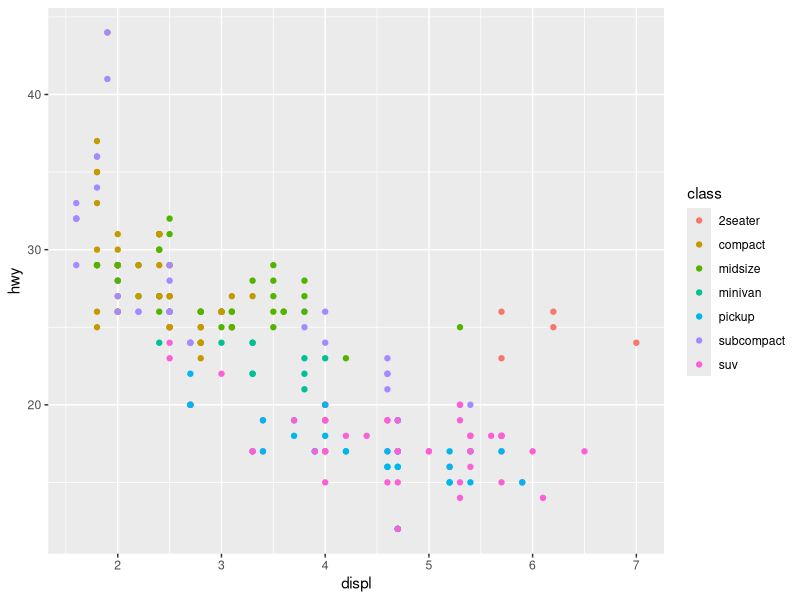
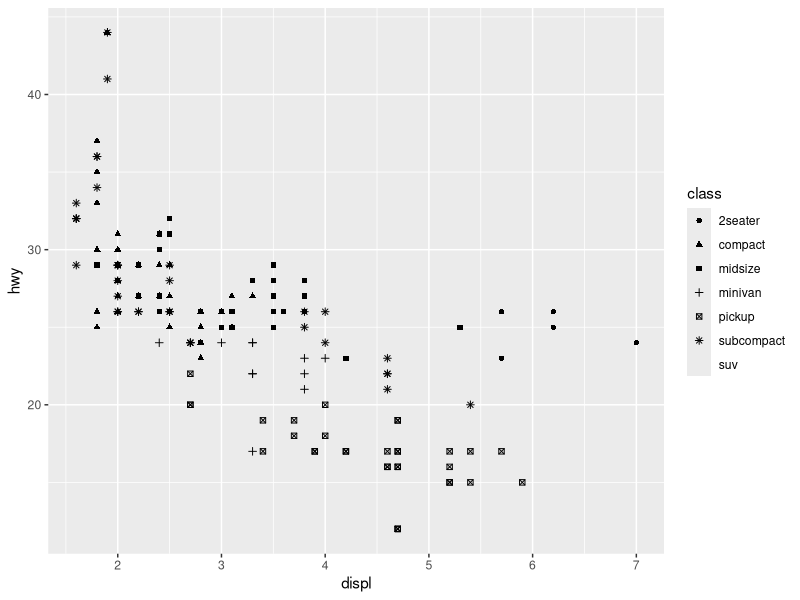
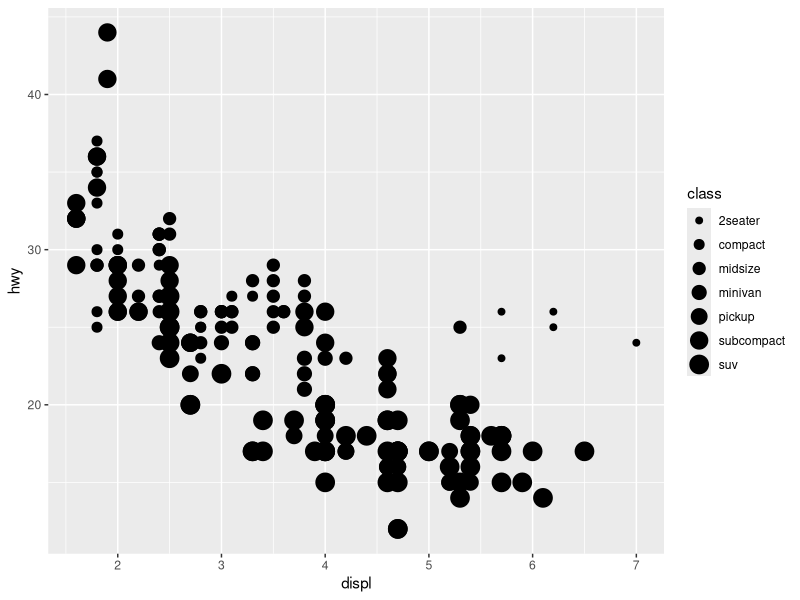
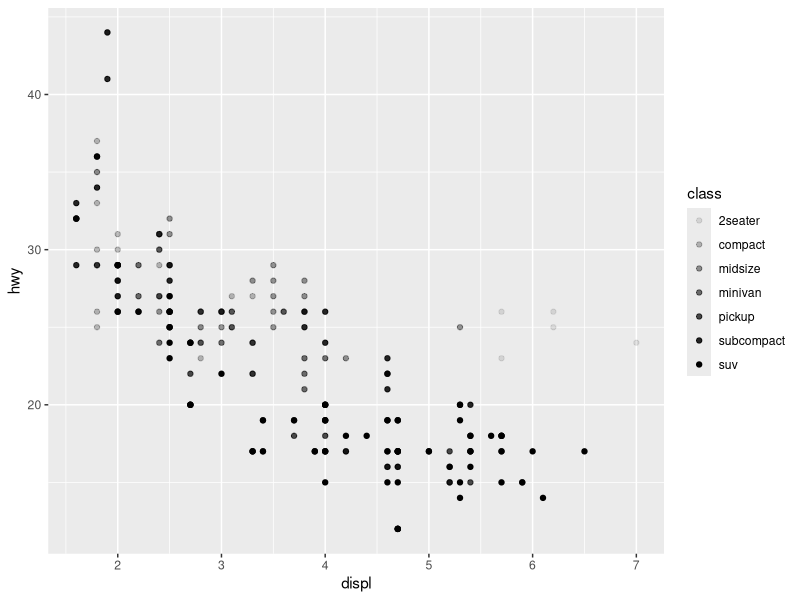
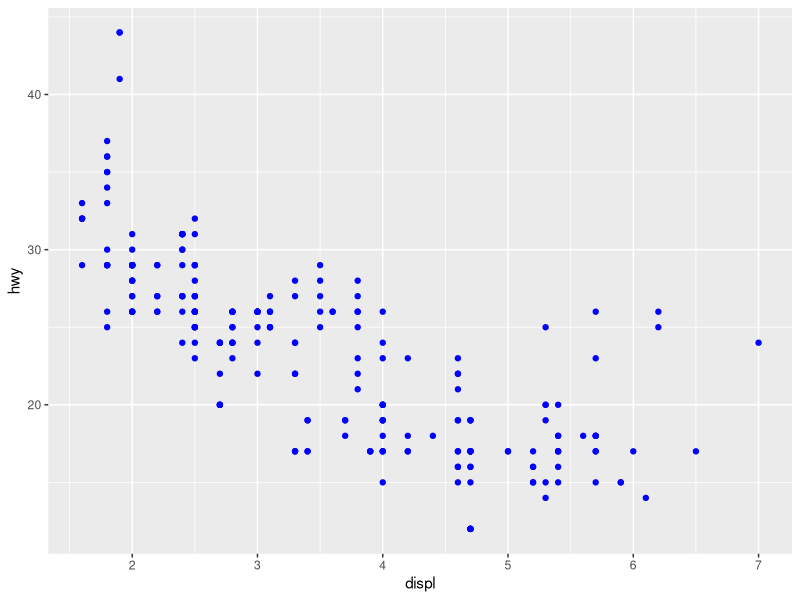
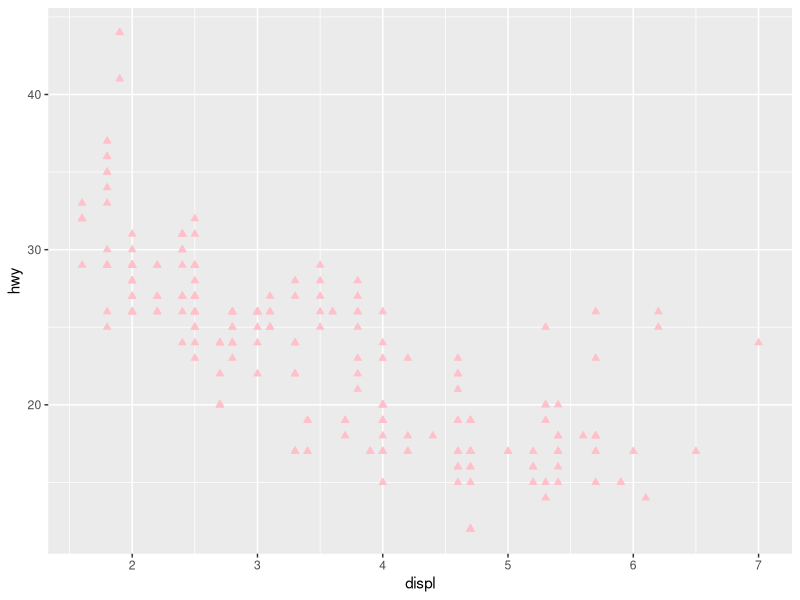
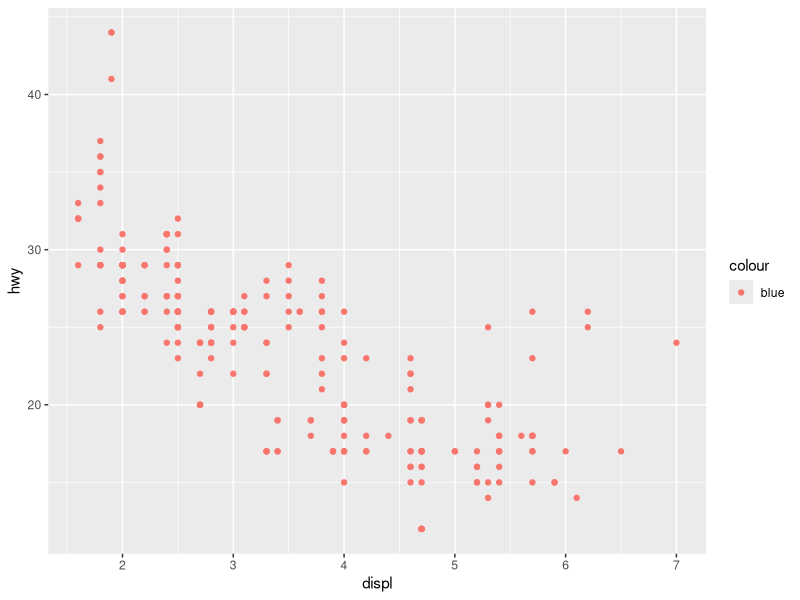
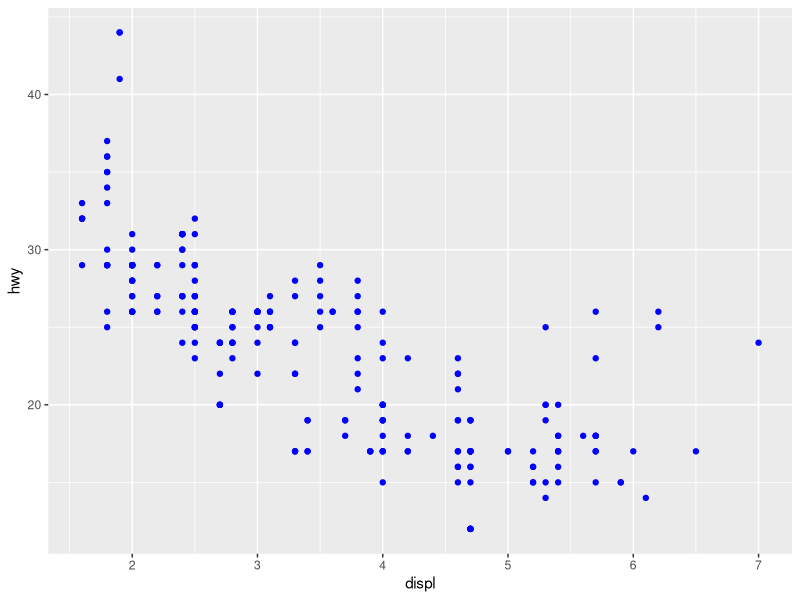

Write R code to recreate these figures, in order.
## ---- chunk 1
library(tidyverse)
## ---- chunk 2
mpg
## ---- chunk 3
mpg |> 
  ggplot(aes(x = displ, y = hwy, color = class)) +
  geom_point()
## ---- chunk 4
mpg |> 
  ggplot(aes(x = displ, y = hwy, shape = class)) +
  geom_point()
## ---- chunk 5
mpg |> 
  ggplot(aes(x = displ, y = hwy, size = class)) +
  geom_point()
## ---- chunk 6
mpg |> 
  ggplot(aes(x = displ, y = hwy, alpha = class)) +
  geom_point()
## ---- chunk 7
mpg |> 
  ggplot(aes(x = displ, y = hwy)) +
  geom_point(color = "blue")
## ---- chunk 8
mpg |> 
  ggplot(aes(x = displ, y = hwy)) +
  geom_point(shape = c(24), 
             fill = "pink", 
             color = "pink"
  )
## ---- chunk 9
ggplot(mpg) +
  geom_point(aes(x = displ, y = hwy, color = "blue"))
## ---- chunk 10
ggplot(mpg) +
  geom_point(aes(
    x = displ,
    y = hwy
  ), color = "blue")
## ---- chunk 11
mpg |> 
  ggplot(aes(x = displ, y = hwy, color = displ > 5)) +
  geom_point()
## ---- chunk 12
# First
ggplot(mpg, aes(x = displ, y = hwy)) +
  geom_point()

# Second
ggplot(mpg, aes(x = displ, y = hwy)) +
  geom_smooth()
## ---- chunk 13
ggplot(mpg, aes(x = displ, y = hwy, color = drv)) +
  geom_point() +
  geom_smooth(aes(linetype = drv))
## ---- chunk 14
ggplot(mpg, aes(x = displ, y = hwy)) +
  geom_smooth()
## ---- chunk 15
ggplot(mpg, aes(x = displ, y = hwy)) +
  geom_smooth(aes(group = drv))
## ---- chunk 16
ggplot(mpg, aes(x = displ, y = hwy)) +
  geom_smooth(aes(color = drv), show.legend = FALSE)
## ---- chunk 17
ggplot(mpg, aes(x = displ, y = hwy)) +
  geom_point(aes(color = class)) +
  geom_smooth()
## ---- chunk 18
ggplot(mpg, aes(x = displ, y = hwy)) +
  geom_point() +
  geom_point(
    data = mpg |> filter(class == "2seater"),
    color = "red"
  ) +
  geom_point(
    data = mpg |> filter(class == "2seater"),
    shape = "circle open", size = 3, color = "red"
  )
## ---- chunk 19
library(ggridges)

ggplot(mpg, aes(x = hwy, y = drv, fill = drv, color = drv)) +
  geom_density_ridges2(alpha = 0.5, show.legend = FALSE)
## ---- chunk 20
ggplot(mpg, aes(x = displ, y = hwy)) +
  geom_point() +
  facet_wrap(~cyl)
## ---- chunk 21
ggplot(mpg, aes(x = displ, y = hwy)) +
  geom_point() +
  facet_grid(drv ~ cyl)
## ---- chunk 22
ggplot(mpg, aes(x = displ, y = hwy)) +
  geom_point() +
  facet_grid(drv ~ cyl, scales = "free")
## ---- chunk 23
ggplot(mpg, aes(x = drv, y = hwy)) +
  geom_point() +
  facet_wrap(~ displ)
## ---- chunk 24
ggplot(mpg) +
  geom_point(aes(x = drv, y = cyl))
## ---- chunk 25
ggplot(mpg) +
  geom_point(aes(x = displ, y = hwy)) +
  facet_grid(drv ~ .)

ggplot(mpg) +
  geom_point(aes(x = displ, y = hwy)) +
  facet_grid(. ~ cyl)
## ---- chunk 26
ggplot(mpg) +
  geom_point(aes(x = displ, y = hwy)) +
  facet_wrap(~ cyl, nrow = 2)
## ---- chunk 27
ggplot(mpg, aes(x = displ)) +
  geom_histogram() +
  facet_grid(drv ~ .)

ggplot(mpg, aes(x = displ)) +
  geom_histogram() +
  facet_grid(. ~ drv)

## ---- chunk 28
ggplot(mpg) +
  geom_point(aes(x = displ, y = hwy)) +
  facet_grid(drv ~ .)
## ---- chunk 29
ggplot(mpg) +
  geom_point(aes(x = displ, y = hwy)) +
  facet_wrap(~ drv)
## ---- chunk 30
ggplot(diamonds, aes(x = cut)) +
  geom_bar()
## ---- chunk 31
diamonds |> 
  count(cut) |> 
  ggplot(aes(x = cut, y = n)) +
  geom_bar(stat = "identity")
## ---- chunk 32
ggplot(diamonds, aes(x = cut, y = after_stat(prop), group = 1)) + 
  geom_bar()
## ---- chunk 33
ggplot(diamonds) +
  stat_summary(
    aes(x = cut, y = depth),
    fun.min = min, 
    fun.max = max,
    fun = median
  )
## ---- chunk 34
ggplot(diamonds, aes(x = cut, y = depth)) +
  geom_pointrange(
    stat = "summary",
    fun.min = min,
    fun.max = max,
    fun = median
  )
## ---- chunk 35
ggplot(diamonds, aes(x = cut, y = after_stat(prop))) +
  geom_bar()

ggplot(diamonds, aes(x = cut, full = color, y = after_stat(prop))) +
  geom_bar()
## ---- chunk 36
ggplot(mpg, aes(x = drv, color = drv)) +
  geom_bar()
## ---- chunk 37
ggplot(mpg, aes(x = drv, fill = drv)) +
  geom_bar()
## ---- chunk 38
ggplot(mpg, aes(x = drv, fill = class)) +
  geom_bar()
## ---- chunk 39
ggplot(mpg, aes(x = drv, fill = class)) +
  geom_bar(position = "dodge")
## ---- chunk 40
ggplot(mpg, aes(x = drv, fill = class)) +
  geom_bar(position = "fill")
## ---- chunk 41
ggplot(mpg, aes(x = displ, y = hwy)) +
  geom_point()
## ---- chunk 42
ggplot(mpg, aes(x = displ, y = hwy)) +
  geom_point(position = "jitter")
## ---- chunk 43
ggplot(mpg, aes(x = cty, y = hwy)) +
  geom_point()
## ---- chunk 44
ggplot(mpg, aes(x = cty, y = hwy)) +
  geom_jitter()
## ---- chunk 45
ggplot(mpg, aes(x = displ, y = hwy)) +
  geom_point()

ggplot(mpg, aes(x = displ, y = hwy)) +
  geom_point(position = "identity")
## ---- chunk 46
# normal
ggplot(mpg, aes(x = displ, y = hwy)) +
  geom_point()

# with geom_count()
ggplot(mpg, aes(x = displ, y = hwy)) +
  geom_count()

# with geom_jitter()
ggplot(mpg, aes(x = displ, y = hwy)) +
  geom_jitter()
## ---- chunk 47
# using default position argument
ggplot(mpg, aes(x = class, y = hwy)) +
  geom_boxplot()

# using position = "dodge2"
ggplot(mpg, aes(x = class, y = hwy)) +
  geom_boxplot(position = "dodge2")
  
## ---- chunk 48
nz <- map_data("nz")

ggplot(nz, aes(x = long, y = lat, group = group)) +
  geom_polygon(fill = "white", color = "black")

ggplot(nz, aes(x = long, y = lat, group = group)) +
  geom_polygon(fill = "white", color = "black") +
  coord_quickmap()
## ---- chunk 49
bar <- ggplot(data = diamonds) +
  geom_bar(
    mapping = aes(x = clarity, fill = clarity),
    show.legend = FALSE,
    width = 1
  ) +
  theme(aspect.ratio = 1)

bar + coord_flip()
bar + coord_polar()
## ---- chunk 50
ggplot(mpg) +
  geom_bar(
    aes(x = class, fill = drv),
    width = 1
  ) + coord_flip() +
  coord_polar()
## ---- chunk 51
ggplot(data = mpg, mapping = aes(x = cty, y = hwy)) +
  geom_point() +
  geom_abline() +
  coord_fixed()
